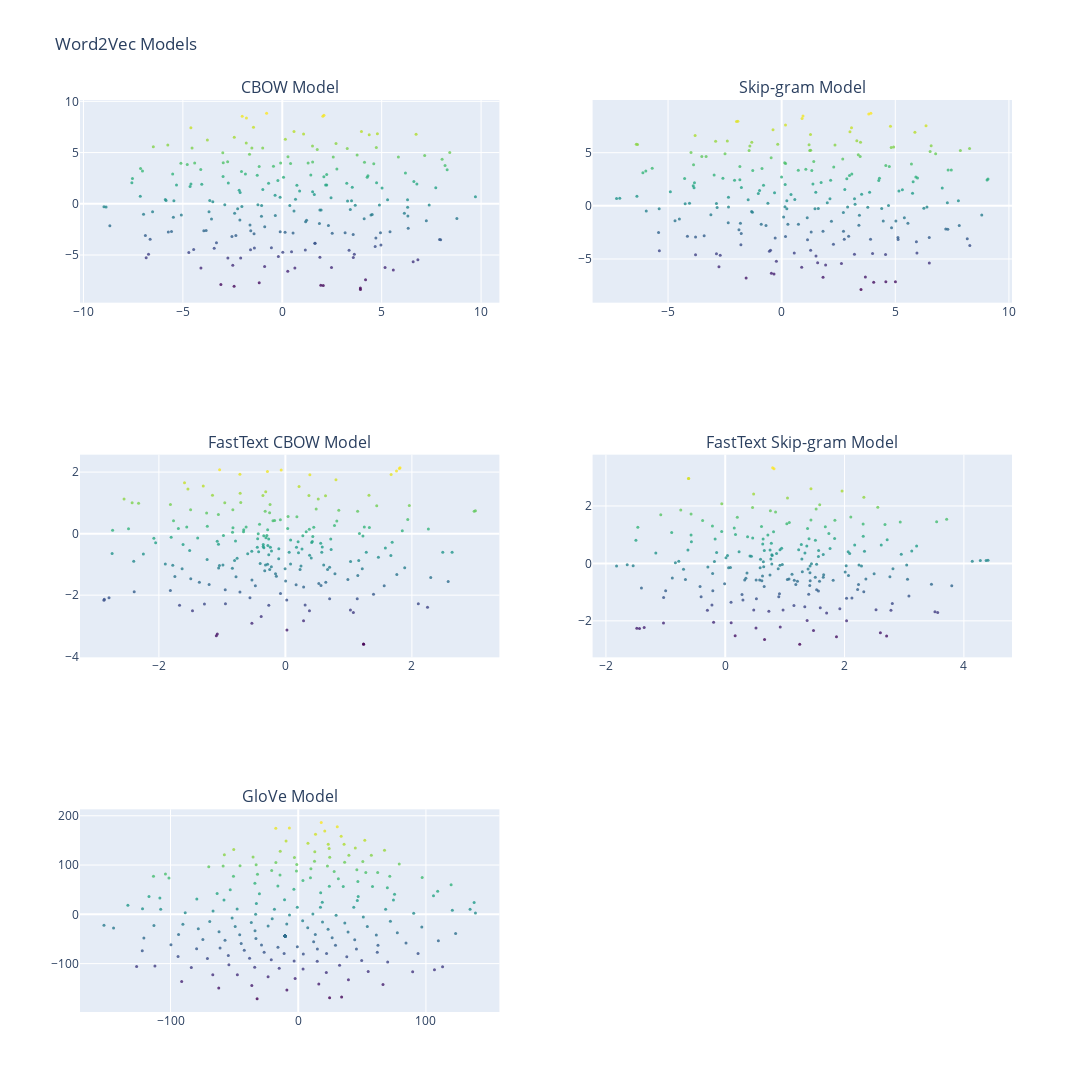

The notebook cell this image was saved under:
### Markdown cell above
# **TSNE**

### Code cell
tsne = TSNE(n_components=2)

cbow_tsne = tsne.fit_transform(cbow_model_X)
skipgram_tsne = tsne.fit_transform(skipgram_model_Y)
fasttext_cbow_tsne = tsne.fit_transform(fasttext_cbow_model_X)
fasttext_skipgram_tsne = tsne.fit_transform(fasttext_skipgram_model_Y)
glove_tsne = tsne.fit_transform(embedding_matrix)

fig = make_subplots(rows=3, cols=2, subplot_titles=('CBOW Model', 'Skip-gram Model', 'FastText CBOW Model', 'FastText Skip-gram Model', 'GloVe Model'))

fig.add_trace(go.Scatter(x=cbow_tsne[:, 0], y=cbow_tsne[:, 1], mode='markers', marker=dict(size=3, color=cbow_tsne[:, 1], colorscale='Viridis', opacity=0.8), text=cbow_model_words, hoverinfo='text'), row=1, col=1)
fig.add_trace(go.Scatter(x=skipgram_tsne[:, 0], y=skipgram_tsne[:, 1], mode='markers', marker=dict(size=3, color=skipgram_tsne[:, 1], colorscale='Viridis', opacity=0.8), text=skipgram_model_words, hoverinfo='text'), row=1, col=2)
fig.add_trace(go.Scatter(x=fasttext_cbow_tsne[:, 0], y=fasttext_cbow_tsne[:, 1], mode='markers', marker=dict(size=3, color=fasttext_cbow_tsne[:, 1], colorscale='Viridis', opacity=0.8), text=fasttext_cbow_model_words, hoverinfo='text'), row=2, col=1)
fig.add_trace(go.Scatter(x=fasttext_skipgram_tsne[:, 0], y=fasttext_skipgram_tsne[:, 1], mode='markers', marker=dict(size=3, color=fasttext_skipgram_tsne[:, 1], colorscale='Viridis', opacity=0.8), text=fasttext_skipgram_model_words, hoverinfo='text'), row=2, col=2)
fig.add_trace(go.Scatter(x=glove_tsne[:, 0], y=glove_tsne[:, 1], mode='markers', marker=dict(size=3, color=glove_tsne[:, 1], colorscale='Viridis', opacity=0.8), text=fasttext_skipgram_model_words, hoverinfo='text'), row=3, col=1)

fig.update_layout(title_text='Word2Vec Models', height=2400, width=1600, showlegend=False)

fig.show()

### Figure 1 — Plotly figure (JSON) as saved in the notebook; plotly's stock layout.template omitted (floating-point values rounded to 4 significant figures; data arrays with more than 128 entries replaced by an {"elided": "..."} marker saying what was removed)
{"data": [{"hoverinfo": "text", "marker": {"color": {"elided": "210 float values"}, "colorscale": [[0, "#440154"], [0.1111, "#482878"], [0.2222, "#3e4989"], [0.3333, "#31688e"], [0.4444, "#26828e"], [0.5556, "#1f9e89"], [0.6667, "#35b779"], [0.7778, "#6ece58"], [0.8889, "#b5de2b"], [1, "#fde725"]], "opacity": 0.8, "size": 3}, "mode": "markers", "text": {"elided": "210 str values"}, "type": "scatter", "x": {"elided": "210 float values"}, "xaxis": "x", "y": {"elided": "210 float values"}, "yaxis": "y"}, {"hoverinfo": "text", "marker": {"color": {"elided": "210 float values"}, "colorscale": [[0, "#440154"], [0.1111, "#482878"], [0.2222, "#3e4989"], [0.3333, "#31688e"], [0.4444, "#26828e"], [0.5556, "#1f9e89"], [0.6667, "#35b779"], [0.7778, "#6ece58"], [0.8889, "#b5de2b"], [1, "#fde725"]], "opacity": 0.8, "size": 3}, "mode": "markers", "text": {"elided": "210 str values"}, "type": "scatter", "x": {"elided": "210 float values"}, "xaxis": "x2", "y": {"elided": "210 float values"}, "yaxis": "y2"}, {"hoverinfo": "text", "marker": {"color": {"elided": "210 float values"}, "colorscale": [[0, "#440154"], [0.1111, "#482878"], [0.2222, "#3e4989"], [0.3333, "#31688e"], [0.4444, "#26828e"], [0.5556, "#1f9e89"], [0.6667, "#35b779"], [0.7778, "#6ece58"], [0.8889, "#b5de2b"], [1, "#fde725"]], "opacity": 0.8, "size": 3}, "mode": "markers", "text": {"elided": "210 str values"}, "type": "scatter", "x": {"elided": "210 float values"}, "xaxis": "x3", "y": {"elided": "210 float values"}, "yaxis": "y3"}, {"hoverinfo": "text", "marker": {"color": {"elided": "210 float values"}, "colorscale": [[0, "#440154"], [0.1111, "#482878"], [0.2222, "#3e4989"], [0.3333, "#31688e"], [0.4444, "#26828e"], [0.5556, "#1f9e89"], [0.6667, "#35b779"], [0.7778, "#6ece58"], [0.8889, "#b5de2b"], [1, "#fde725"]], "opacity": 0.8, "size": 3}, "mode": "markers", "text": {"elided": "210 str values"}, "type": "scatter", "x": {"elided": "210 float values"}, "xaxis": "x4", "y": {"elided": "210 float values"}, "yaxis": "y4"}, {"hoverinfo": "text", "marker": {"color": {"elided": "211 float values"}, "colorscale": [[0, "#440154"], [0.1111, "#482878"], [0.2222, "#3e4989"], [0.3333, "#31688e"], [0.4444, "#26828e"], [0.5556, "#1f9e89"], [0.6667, "#35b779"], [0.7778, "#6ece58"], [0.8889, "#b5de2b"], [1, "#fde725"]], "opacity": 0.8, "size": 3}, "mode": "markers", "text": {"elided": "210 str values"}, "type": "scatter", "x": {"elided": "211 float values"}, "xaxis": "x5", "y": {"elided": "211 float values"}, "yaxis": "y5"}], "layout": {"annotations": [{"font": {"size": 16}, "showarrow": false, "text": "CBOW Model", "x": 0.225, "xanchor": "center", "xref": "paper", "y": 1, "yanchor": "bottom", "yref": "paper"}, {"font": {"size": 16}, "showarrow": false, "text": "Skip-gram Model", "x": 0.775, "xanchor": "center", "xref": "paper", "y": 1, "yanchor": "bottom", "yref": "paper"}, {"font": {"size": 16}, "showarrow": false, "text": "FastText CBOW Model", "x": 0.225, "xanchor": "center", "xref": "paper", "y": 0.6111, "yanchor": "bottom", "yref": "paper"}, {"font": {"size": 16}, "showarrow": false, "text": "FastText Skip-gram Model", "x": 0.775, "xanchor": "center", "xref": "paper", "y": 0.6111, "yanchor": "bottom", "yref": "paper"}, {"font": {"size": 16}, "showarrow": false, "text": "GloVe Model", "x": 0.225, "xanchor": "center", "xref": "paper", "y": 0.2222, "yanchor": "bottom", "yref": "paper"}], "height": 2400, "showlegend": false, "title": {"text": "Word2Vec Models"}, "width": 1600, "xaxis": {"anchor": "y", "domain": [0, 0.45]}, "xaxis2": {"anchor": "y2", "domain": [0.55, 1]}, "xaxis3": {"anchor": "y3", "domain": [0, 0.45]}, "xaxis4": {"anchor": "y4", "domain": [0.55, 1]}, "xaxis5": {"anchor": "y5", "domain": [0, 0.45]}, "xaxis6": {"anchor": "y6", "domain": [0.55, 1]}, "yaxis": {"anchor": "x", "domain": [0.7778, 1]}, "yaxis2": {"anchor": "x2", "domain": [0.7778, 1]}, "yaxis3": {"anchor": "x3", "domain": [0.3889, 0.6111]}, "yaxis4": {"anchor": "x4", "domain": [0.3889, 0.6111]}, "yaxis5": {"anchor": "x5", "domain": [0, 0.2222]}, "yaxis6": {"anchor": "x6", "domain": [0, 0.2222]}}}
